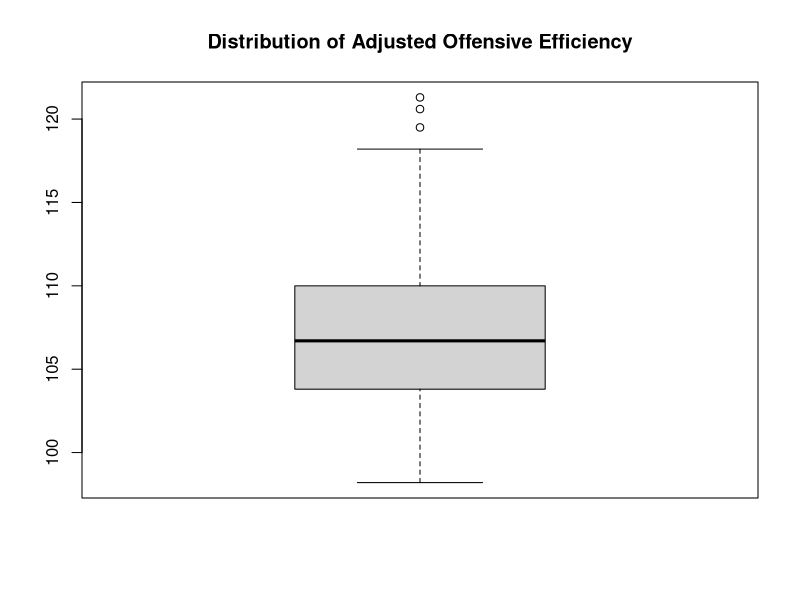
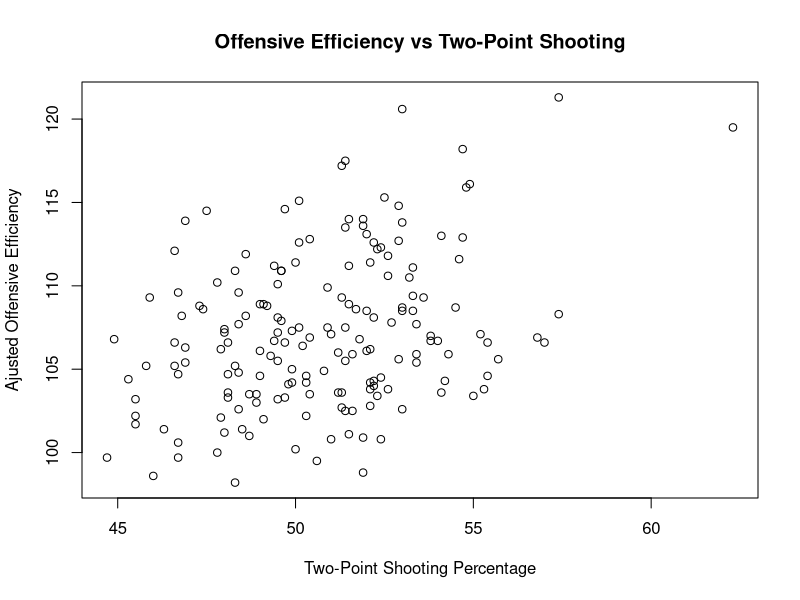
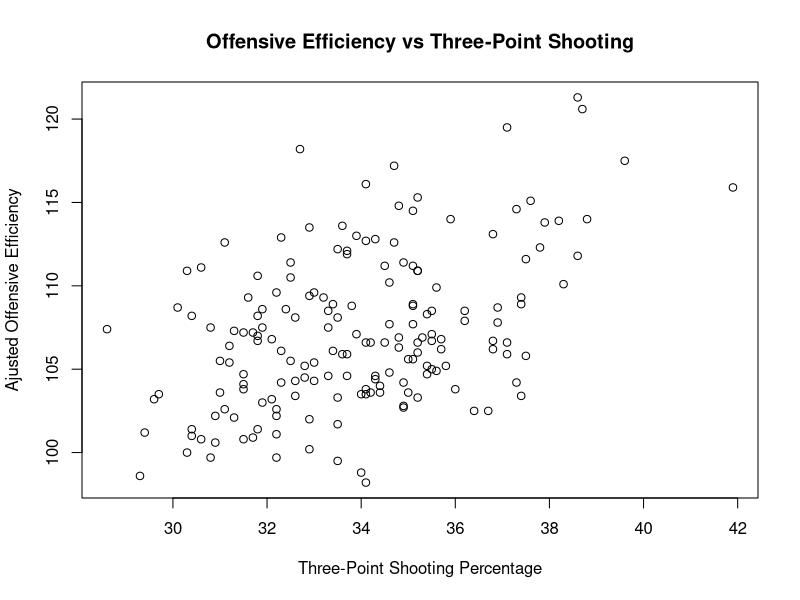
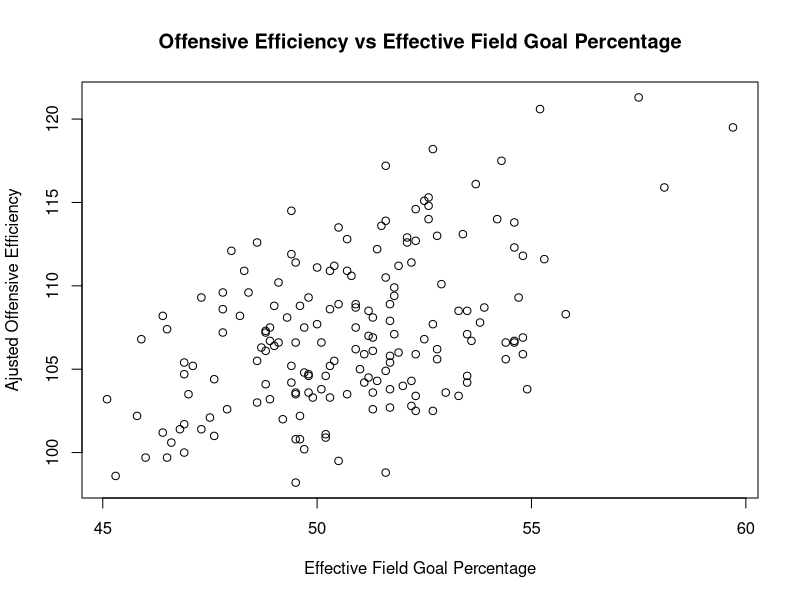
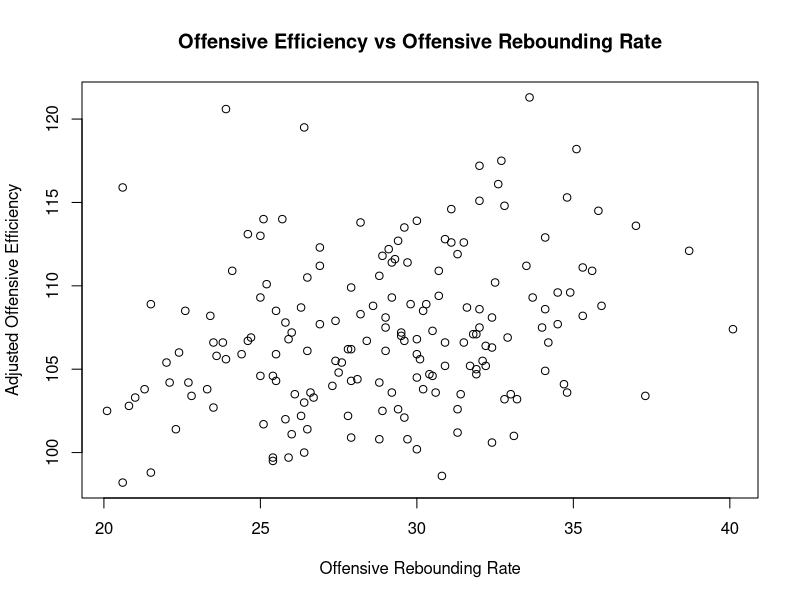
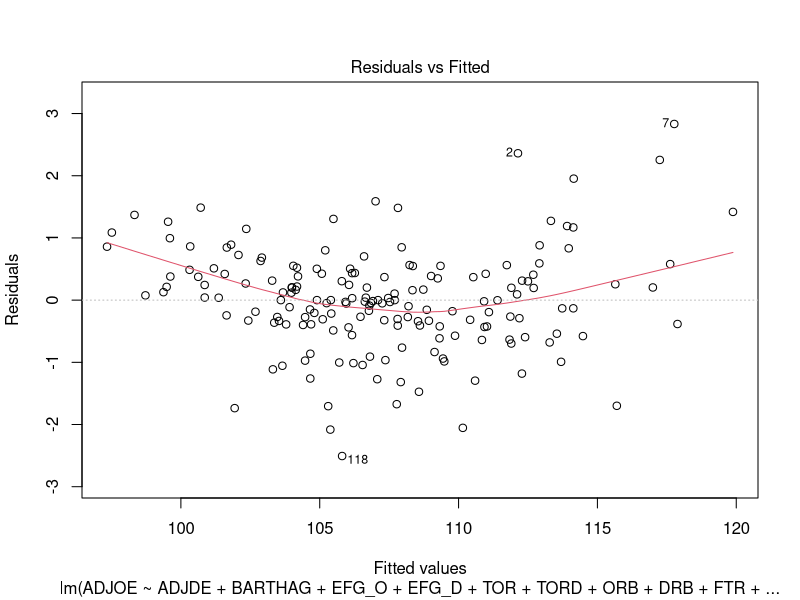
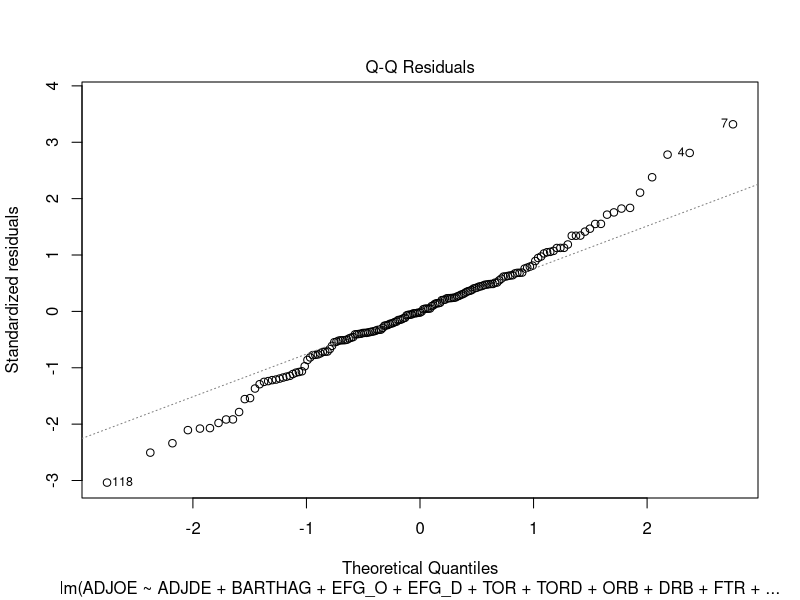
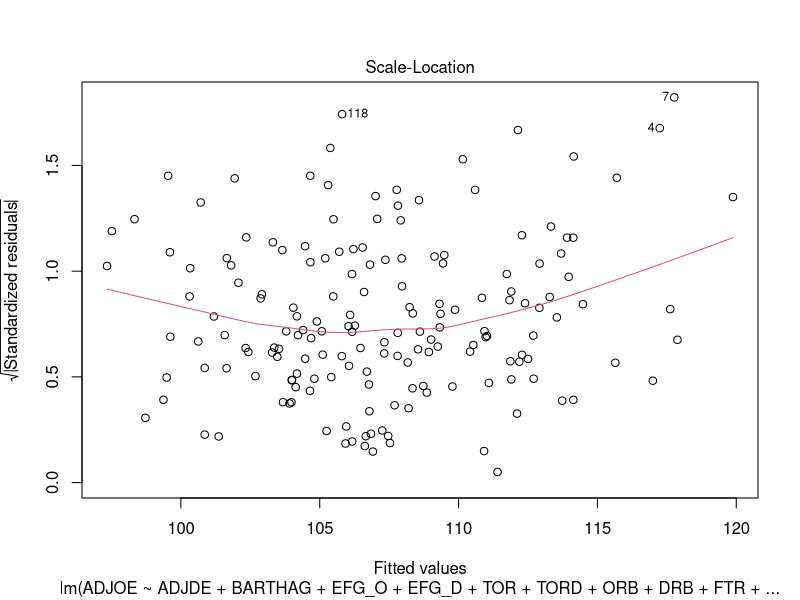

Write R code to recreate these figures, in order. (Note: this script raises an error after producing the figures.)
## ---- chunk 1
knitr::opts_chunk$set(echo = TRUE)
## ---- chunk 2
# reads in the data from csv file
cbb200 = read.csv("train_data.csv", header = TRUE)
attach(cbb200)
## ---- chunk 3
# print the basic statistics including mean, standard deviation, etc
library(psych)
describe(cbb200)
## ---- chunk 4
# box plot for ADJOE
boxplot(ADJOE, main="Distribution of Adjusted Offensive Efficiency")
## ---- chunk 5
# scatter plot for ADJOE vs twoP_O
plot(twoP_O, ADJOE, main="Offensive Efficiency vs Two-Point Shooting", xlab="Two-Point Shooting Percentage", ylab="Ajusted Offensive Efficiency")
## ---- chunk 6
# scatter plot for ADJOE vs threeP_O
plot(threeP_O, ADJOE, main="Offensive Efficiency vs Three-Point Shooting", xlab="Three-Point Shooting Percentage", ylab="Ajusted Offensive Efficiency")
## ---- chunk 7
# scatter plot for ADJOE vs EFG_O
plot(EFG_O, ADJOE, main="Offensive Efficiency vs Effective Field Goal Percentage", xlab="Effective Field Goal Percentage", ylab="Ajusted Offensive Efficiency")
## ---- chunk 8
# scatter plot for ADJOE vs ORB
plot(ORB, ADJOE, main="Offensive Efficiency vs Offensive Rebounding Rate", xlab = "Offensive Rebounding Rate", ylab="Adjusted Offensive Efficiency")
## ---- chunk 9
# full model containing all predictors in the data
fit_full = lm(ADJOE ~ ADJDE + BARTHAG + EFG_O + EFG_D + TOR + TORD + ORB + DRB + FTR + FTRD + twoP_O + twoP_D + threeP_O + threeP_D + ADJ_T + WAB + CONF + W + G, data = cbb200)
summary(fit_full)
plot(fit_full)
## ---- chunk 10
# fit without conference indicator variables
fit1 = lm(ADJOE ~ ADJDE + BARTHAG + EFG_O + EFG_D + TOR + TORD + ORB + DRB + FTR + FTRD + twoP_O + twoP_D + threeP_O + threeP_D + ADJ_T + WAB + W + G, data = cbb200)
summary(fit1)
plot(fit1)
## ---- chunk 11
fit0=lm(ADJOE ~ 1, data = cbb200)
library(MASS)
#Forward Selection
step1 = stepAIC(fit0, scope=list(lower=fit0, upper=fit1),
               direction="forward")
step1$anova 
## ---- chunk 12
# model chosen from forward selection
fit2=lm(ADJOE ~ BARTHAG + ADJDE + EFG_O + WAB + TOR + ORB + W + G + FTR + 
    twoP_O + TORD + DRB + EFG_D + ADJ_T, data = cbb200)
summary(fit2)
## ---- chunk 13
# testing fit2 for collinearity
library(car)
vif(fit2)
cor(BARTHAG, WAB)
## ---- chunk 14
# model without BARTHAG and WAB to improve collinearity
fit3=lm(ADJOE ~ ADJDE + EFG_O + TOR + ORB + W + G + FTR + 
    twoP_O + TORD + DRB + EFG_D + ADJ_T, data = cbb200)
summary(fit3)
## ---- chunk 15
# model without insignificant predictors G and ADJ_T
fit4=lm(ADJOE ~ ADJDE + EFG_O + TOR + ORB + W + FTR + 
          twoP_O + TORD + DRB + EFG_D, data = cbb200)
summary(fit4)
## ---- chunk 16
# testing fit4 for collinearity
library(car)
vif(fit4)
## ---- chunk 17
# Box-Cox test for potential transformation
library(MASS)
boxcox(fit4)
## ---- chunk 18
# transformation according to Box-Cox test (lambda = 0.5)
fit5=lm(sqrt(ADJOE) ~ ADJDE + EFG_O + TOR + ORB + W + FTR + twoP_O + TORD + DRB + EFG_D , data = cbb200)
summary(fit5)
## ---- chunk 19
# residual plots for fit5
k=10
n=353
plot(fit5)
hist(fit5$residuals)
## ---- chunk 20
# test constant variance of residuals for fit5
library(lmtest)
library(zoo)
bptest(fit5)
## ---- chunk 21
# test normality of residuals for fit5
library(nortest)
ad.test(fit5$residuals) 
shapiro.test(fit5$residuals) 
## ---- chunk 22
# test for independence of observations within the model
dwtest(fit5)
## ---- chunk 23
# checking for outliers
rs = rstudent(fit5) # Jackknife Residuals
which(rs >= 3)
## ---- chunk 24
# Cook's Distance, checking for influential points
par(mfrow = c(1,2))
Cd= cooks.distance(fit5)
plot(Cd, ylab="Cook's Distance")
qf(.5, k+1, n-k-2)
which(Cd > .2)
## ---- chunk 25
# reads in the data from csv file
cbb20_v = read.csv("test_data.csv", header = TRUE, nrows = 176)
attach(cbb20_v)

## Model Validation
sqrtA = sqrt(ADJOE)
fit_fv = lm(sqrt(ADJOE) ~ ADJDE + EFG_O + TOR + ORB + W + FTR + twoP_O + TORD + DRB + EFG_D, data = cbb20_v)

# Choose 4 predictors
fit_train <- lm(sqrt(ADJOE) ~ ADJDE + EFG_O + TOR + ORB + W, data = cbb200)
fit_validation  <- lm(ADJOE ~ ADJDE + EFG_O + TOR + ORB + W, data = cbb20_v)

fitY <- predict(fit_train, new <- cbb20_v)
MSPR <- mean((sqrtA - fitY)^2); MSPR  # MSPR
anova(fit5)
## ---- chunk 26
# testing additional research question
# is shooting percentage significant?
fit6=lm(sqrt(ADJOE) ~ ADJDE + TOR + ORB + W + FTR + TORD + DRB + EFG_D , data = cbb200)
anova(fit6, fit5)
## ---- chunk 27
# testing additional research question
fit7=lm(sqrt(ADJOE) ~ ADJDE + EFG_O + TOR + W + FTR + twoP_O + TORD + DRB + EFG_D , data = cbb200)
anova(fit7, fit5)
